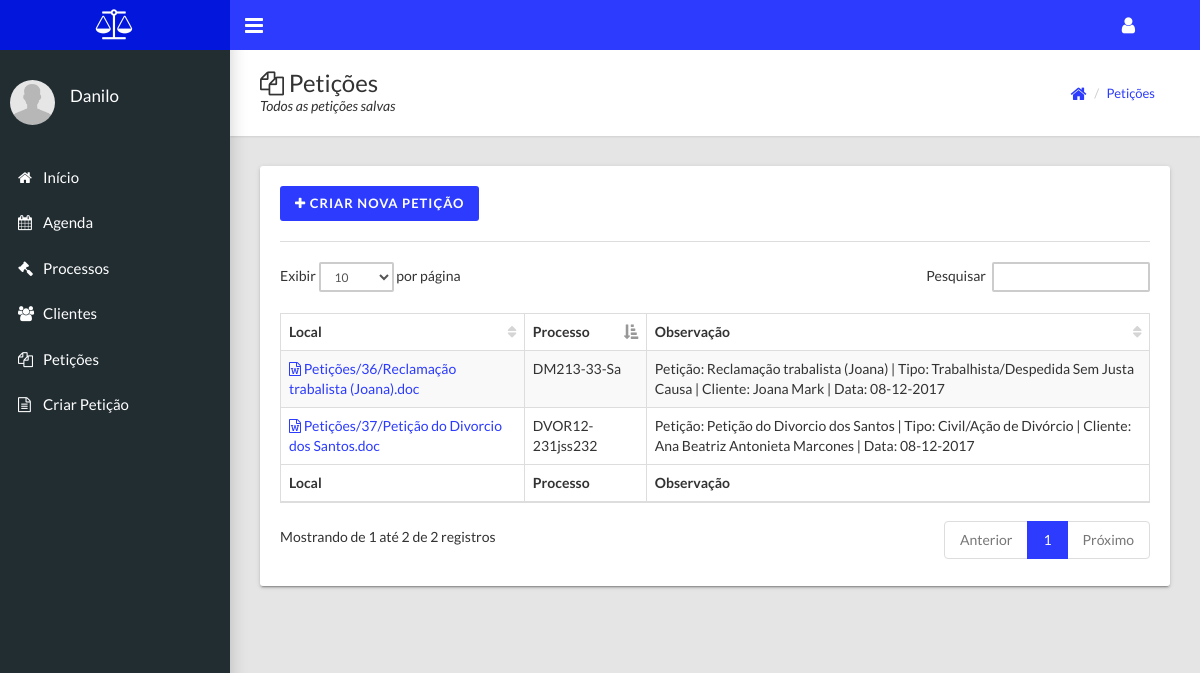
/Advogando/dist/listarPeticoes.php (signed in), run on the app's committed database.
### tables this page shows
CREATE TABLE `documentos` (
  `id` int(11) NOT NULL,
  `processo_id` int(11) NOT NULL,
  `local` varchar(255) NOT NULL,
  `tipo` varchar(20) NOT NULL,
  `observacao` varchar(255) DEFAULT NULL,
  `status` tinyint(1) DEFAULT NULL
);

CREATE TABLE `processos` (
  `id` int(11) NOT NULL,
  `numero` varchar(30) NOT NULL,
  `nome` varchar(30) NOT NULL,
  `natureza` varchar(30) NOT NULL,
  `data_inicio` date NOT NULL,
  `situacao` varchar(30) NOT NULL,
  `observacao` varchar(255) DEFAULT NULL,
  `status` tinyint(1) DEFAULT NULL
);

### Advogando/dist/Class/Documentos.php (called while the page is built, shortened)
<?php
	class Documentos
	{
		public function selectAll(){
			$conn = new Connection();
			$db = $conn->getDb();
			$consulta = $db->query("SELECT D.*, P.numero FROM DOCUMENTOS D LEFT JOIN PROCESSOS P ON D.processo_id = P.id
				WHERE D.status = 1");
			$customer = array();
			foreach ($consulta as $value) {
				$customer[] = $value;
			}
			return $customer;
		}
	}
?>

### Advogando/dist/listarPeticoes.php (the view, shortened to what this page needs)
<?php
	require_once "header.php";
  require_once "Class/Documentos.php";
  $documentos = new Documentos();
  $listaDocumentos = $documentos->selectAll();
?>
	<div class="content-wrapper">
        <div class="page-title">
          <div>
            <h1><i class="fa fa-files-o"></i> Petições</h1>
            <p>Todos as petições salvas</p>
          </div>
          <div>
            <ul class="breadcrumb">
              <li><a href="index.php"><i class="fa fa-home fa-lg"> </a></i></li>
              <li><a>Petições</a></li>
            </ul>
          </div>
        </div>
        <div class="row">
          <div class="col-md-12">
            <div class="card">
              <div class="card-title">
                <a href="criarPeticao.php" class="btn btn-primary ladda-button" data-style="zoom-in"><span class="ladda-label"><i class="fa fa-plus"></i> Criar nova petição</span></a>
              </div>
              <div class="card-footer">
                <table id="table" class="table table-striped table-bordered" cellspacing="0" width="100%">
                  <thead>
                      <tr>
                          <th>Local</th>
                          <th>Processo</th>
                          <th>Observação</th>
                      </tr>
                  </thead>
                  <tfoot>
                      <tr>
                          <th>Local</th>
                          <th>Processo</th>
                          <th>Observação</th>
                      </tr>
                  </tfoot>
                  <tbody>
                    <?php
                      foreach ($listaDocumentos as $value) {
                        echo "<tr>";
                            echo '<td> <a href="visualizarPeticao.php?id='.$value['id'].'"> <i class="fa fa-file-word-o" aria-hidden="true"></i> '.$value['local'].'</a></td>';
                            echo "<td>".$value['numero']."</td>";
                            echo "<td>".$value['observacao']."</td>";
                        echo "</tr>";
                      }
                    ?>
                  </tbody>
                </table>
              </div>
            </div>
          </div>
        </div>
    </div>
  </body>
</html>

### data on the page
documentos: local "Petições/36/Reclamação trabalista (Joana).doc", processo.numero "DM213-33-Sa", observacao "Petição: Reclamação trabalista (Joana) | Tipo: Trabalhista/Despedida Sem Justa Causa | Cliente: Joana Mark | Data: 08-12-2017"
documentos: local "Petições/37/Petição do Divorcio dos Santos.doc", processo.numero "DVOR12-231jss232", observacao "Petição: Petição do Divorcio dos Santos | Tipo: Civil/Ação de Divórcio | Cliente: Ana Beatriz Antonieta Marcones | Data: 08-12-2017"

### other printed values
$_SESSION['nome'] "Danilo"
